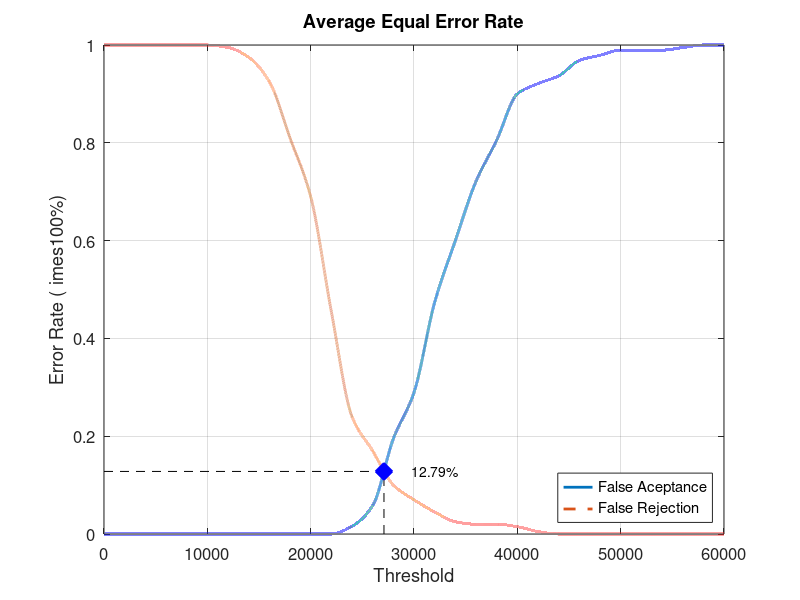
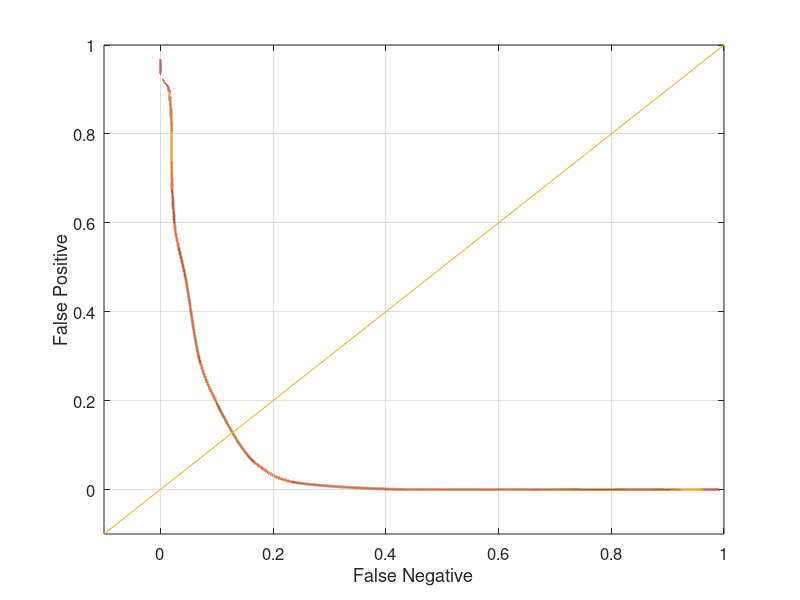

Here is the MATLAB script that generated these plots, in order:
close all;
clear;
clc;
x = 0:2000:60000;
xq = 0:0.5:60000;

y0 = [0 0 0 0 0 0 0 0 0 0 0 0 0.0157895 0.0578947 0.194737 0.289474 0.473684 0.6 0.721053 0.805263 0.9 0.921053 0.936842 0.968421 0.978947 0.989474 0.989474 0.989474 0.994737 1 1]
yy0 = interp1(x, y0, xq, 'pchip');
y1 = [1 1 1 1 1 1 0.995 0.975 0.925 0.81 0.69 0.455 0.24 0.17 0.1 0.07 0.045 0.025 0.02 0.02 0.015 0.005 0 0 0 0 0 0 0 0 0]
yy1 = interp1(x, y1, xq, 'pchip');

% Calculating EER: 
y2 = abs(y0 - y1);
find(y2 == min(y2))
yy2 = abs(yy0 - yy1);
xEER = find(yy2 == min(yy2));
xEERIndex = xq(xEER) % X-axis EER
yEER = yy0(xEER) % Y-axis EER

main = figure
plot(xq, yy0,'-','LineWidth', 2);	hold on
plot(xq, yy1,'--','LineWidth', 2);	hold on
plot([xEERIndex xEERIndex], [0 yEER], 'k--');	hold on
plot([0 xEERIndex], [yEER yEER], 'k--');	hold on
plot(xEERIndex, yEER, 'bx', 'LineWidth', 10);	hold on
text(xEERIndex + 10 * xEERIndex / 100, yEER, [num2str(round((10000 * yEER)) / 100) '%'])
legend('False Aceptance', 'False Rejection', 'Location', 'SouthEast')
xlabel('Threshold')
ylabel('Error Rate (	imes100%)')
title('Average Equal Error Rate')
set(gca, 'FontSize', 12)
axis([0 60000 0 1])
grid on

print(main, 'Database1_1Main', '-dpng');
FNRxFPR = figure('Color', [1 1 1]);
plot(yy1, yy0, '-', yy1, yy0, 'LineWidth', 2);
hold on
y = -0.1:0.1:1
plot(y, y); 
set(gca, 'FontSize', 12)
xlabel('False Negative')
ylabel('False Positive')
axis([-0.1 1 -0.1 1])
set(gca, 'FontSize', 12)
grid on

print(FNRxFPR, 'Database1_1FNRxFPR','-dpng');
